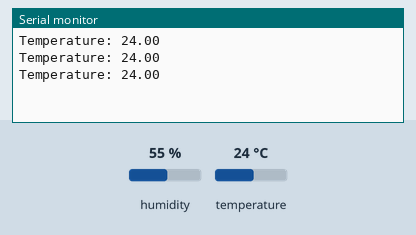
A sketch run on a simulated Arduino Uno, built with avr-gcc and run on an emulated ATmega328P. Shown: the last lines printed to the serial monitor. Inputs (shaded band) come from the test bench; at power-on: temperature 24 °C, humidity 55 %.

Above: at 5.3 s.
5.4 s: temperature set to 12 °C
At 8.1 s:
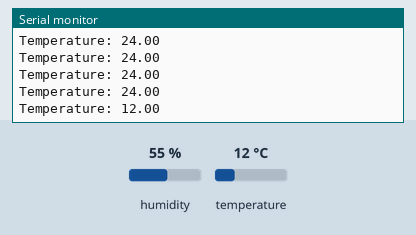
9.6 s: temperature set to 19 °C
At 11.3 s:
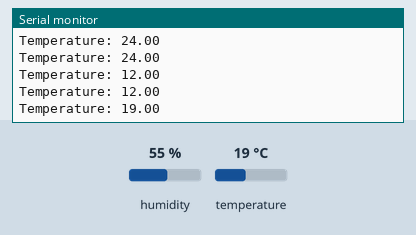
Timing chart, 0 to 12.8 s (numbered marks = the images above; inputs shaded):
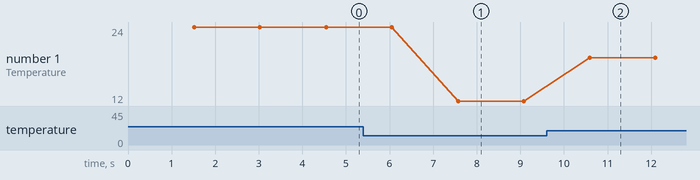

The sketch:

TempSensorDHT11.ino
```cpp
#include "DHT.h"

//dht lib definitions
#define DHTPIN 2      //pin number for data
#define DHTTYPE DHT11 //sensor type

// Initialize the DHT sensor
DHT dht(DHTPIN, DHTTYPE);

void setup() {
  Serial.begin(9600);
  dht.begin(); //from adafruit
}

void loop() {
  //sample time 1.5s
  delay(1500);

  //gives us celsius
  float temp = dht.readTemperature();

  //did it fail?
  if (isnan(temp)) {
    Serial.println("Failed to read from DHT sensor!");
    return;
  }

  //write out
  Serial.print("Temperature: ");
  Serial.println(temp);
  //Serial.println(" °C");
}
```

Measured:
- after the input at 5.4 s, the serial monitor: prints a new line after 2.2 s (image 1)
- after the input at 9.6 s, the serial monitor: prints a new line after 1.0 s (image 2)
- plotted number 1: 24 → 12 after the input at 5.4 s, 12 → 19 after the input at 9.6 s
